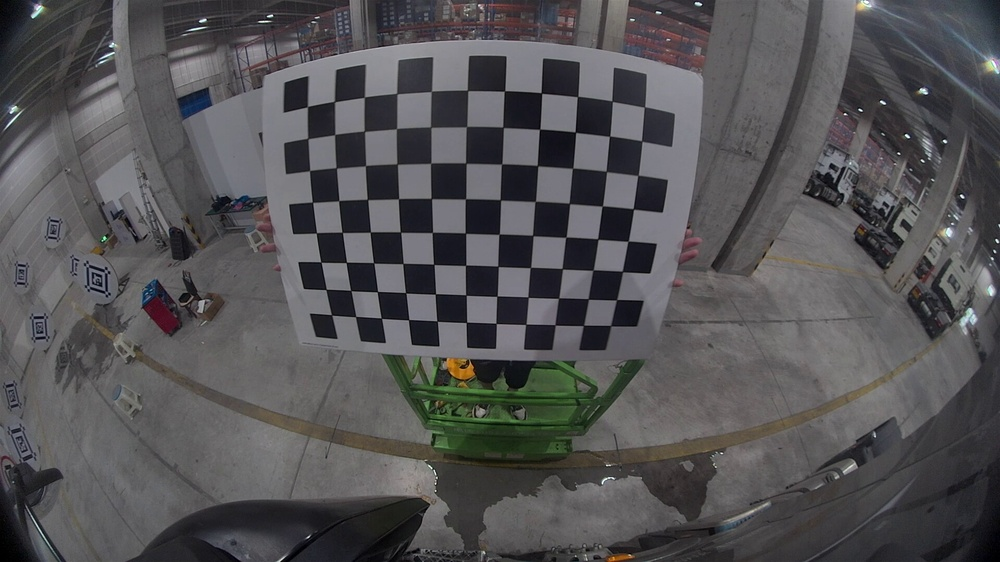
//> input picture workspace/c16_1/1678895361731876864.000000.jpg, 1000 x 562 px, shrunk from 1920 x 1080 before the run
$ ./test   (built with g++ and OpenCV 4)
//> lines starting //> are read from the running program, lines starting //| are printed output that depends on the picture
#include <iostream>
#include <vector>

#include <eigen3/Eigen/Dense>

#include <opencv2/opencv.hpp>
#include <opencv2/calib3d.hpp>
#include <opencv2/core/eigen.hpp>


#include <camera_model/camera_models/CameraFactory.h>

using namespace cv;
using namespace std;

int board_width = 8;
int board_height = 11;
float square_size = 50.0f;  // 棋盘方格的实际尺寸（单位：毫米）

// [6 lines left out: function PrintVersion, not called in this run]

//
void test_findcorners() {
  Mat img = imread("/home/yao/workspace/camera_model/workspace/c16_1/1678895361731876864.000000.jpg", IMREAD_GRAYSCALE);
//> img: 562 rows x 1000 cols, CV_8UC1; min 0, max 255, mean 83.3
  Size board_size(board_width, board_height);
  int flags = CALIB_CB_ADAPTIVE_THRESH + CALIB_CB_NORMALIZE_IMAGE;
  TermCriteria criteria(TermCriteria::EPS + TermCriteria::COUNT, 30, 0.001);
  vector<Point2f> corners;
  // bool found = findChessboardCorners(img, board_size, corners, flags);
  bool found = cv::findChessboardCornersSB(img, board_size, corners, cv::CALIB_CB_EXHAUSTIVE | cv::CALIB_CB_ACCURACY);
//> corners = 88 Points (x, y), first 12: [644.2, 107.1], [641.5, 141], [637.9, 175.4], [633.2, 209], [628, 241.1], [622.8, 271.3], [616.5, 299.8], [610.9, 325.5], [611.9, 101.3], [609.4, 136.2], [606.2, 171.4], [602.2, 206.1]; found = true
  std::cout << "found " << found << std::endl;
//| found 1
  // if (found) {
  //     cornerSubPix(img, corners, Size(11, 11), Size(-1, -1), criteria);
  // }
  drawChessboardCorners(img, board_size, corners, found);
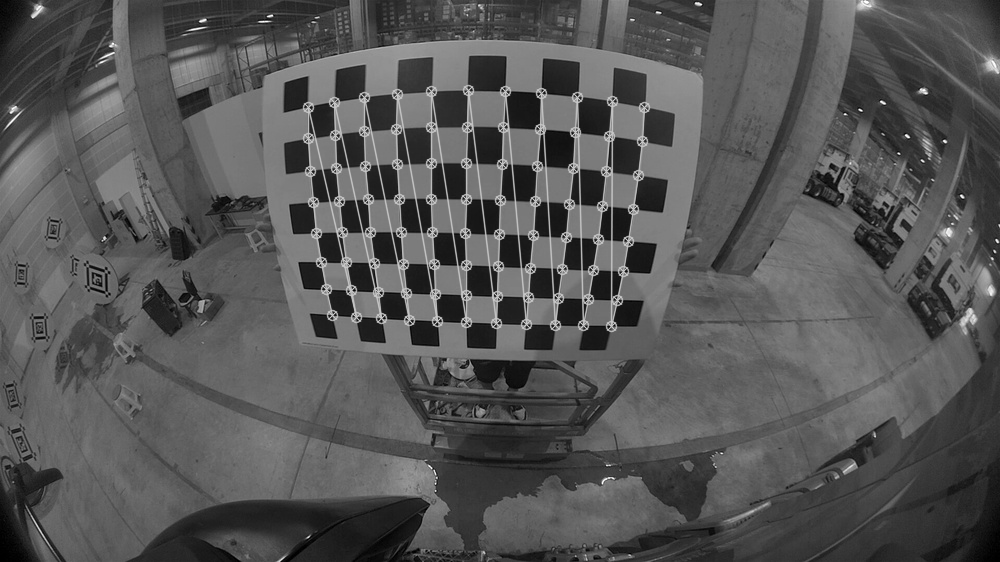
//> img: 562 rows x 1000 cols, CV_8UC1; min 0, max 255, mean 85.8
  imshow("Chessboard Corners", img);
  waitKey(0);

}

int test_proj() {
  return 0;
}

// [32 lines left out: functions test_undistort, main, not called in this run]

// added to run one function of the file
int main() { test_findcorners(); }

$ run again, with workspace/c16_1/1678895363319173632.000000.jpg copied over workspace/c16_1/1678895361731876864.000000.jpg
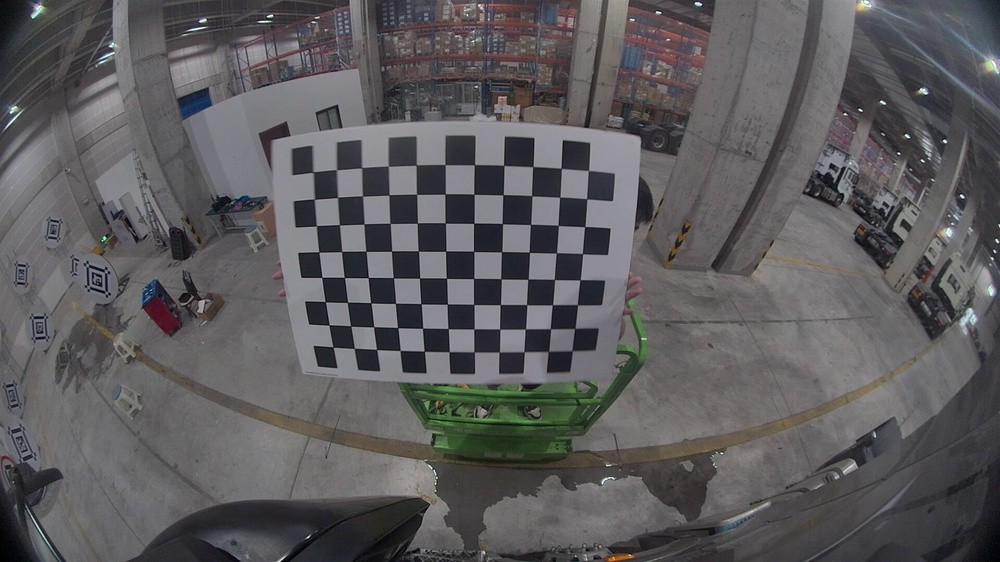
//> input picture workspace/c16_1/1678895363319173632.000000.jpg, 1000 x 562 px, shrunk from 1920 x 1080 before the run
//> corners = 88 Points (x, y), first 12: [588.3, 170.5], [586.6, 199], [584.7, 226.6], [582.3, 253.7], [579.8, 279.7], [577.1, 304.5], [574.6, 328.1], [572.1, 350.8], [561, 168.2], [559.7, 197.2], [558.2, 225.4], [556.3, 252.9]; found = true
//| found 1
//> in test_findcorners, `drawChessboardCorners(img, board_size, corners, found);`:
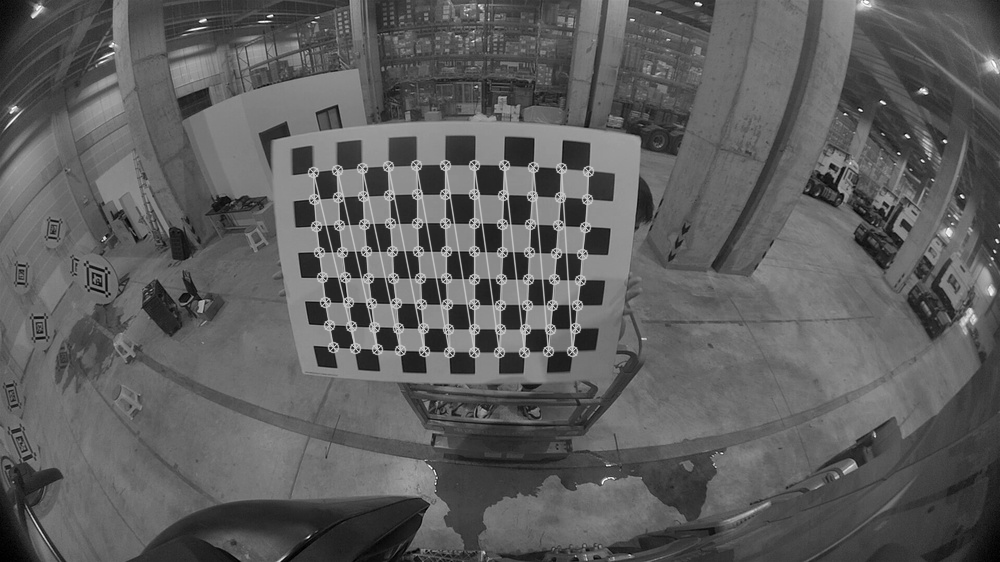
//> img: 562 rows x 1000 cols, CV_8UC1; min 0, max 255, mean 93.6
